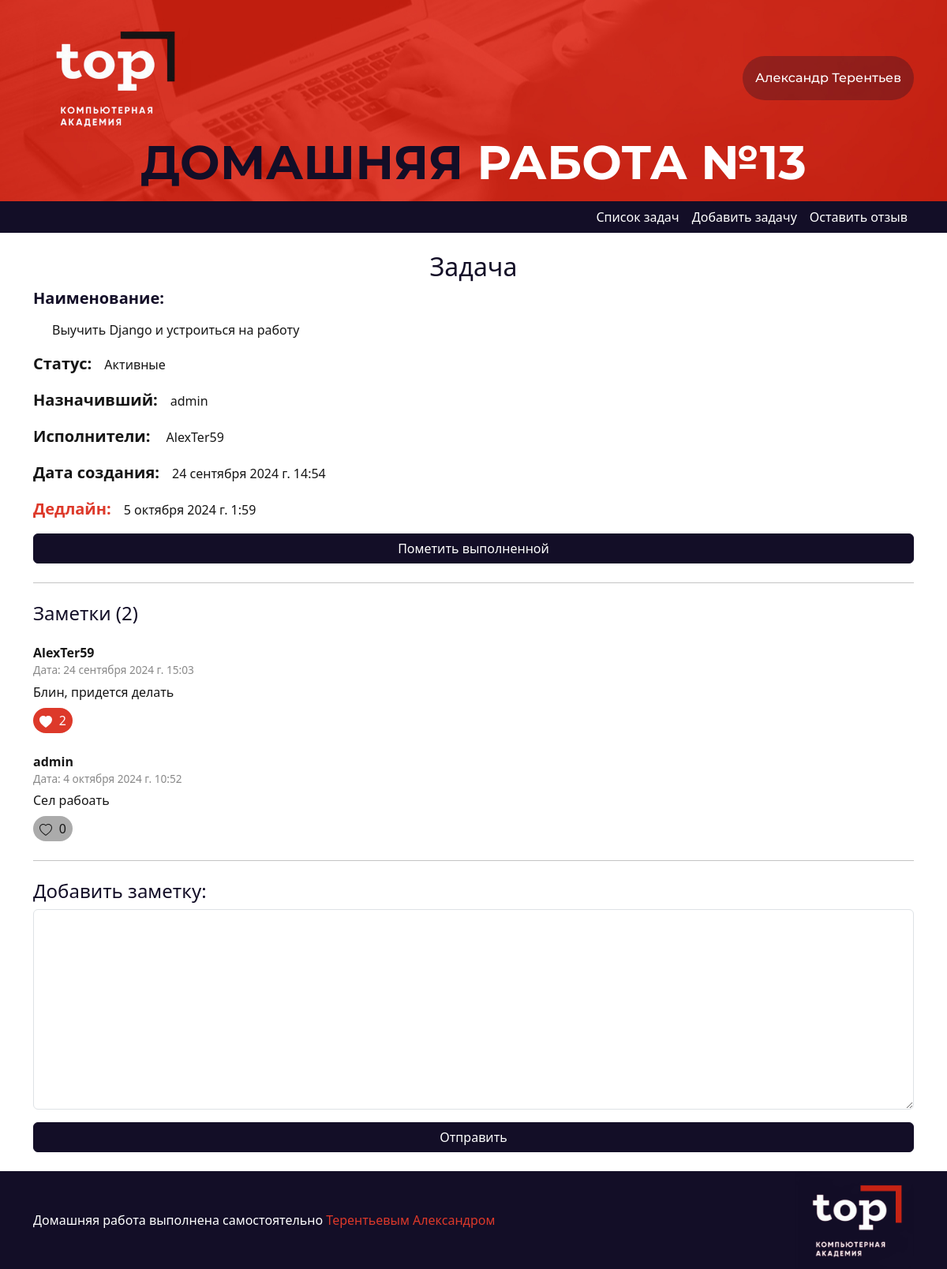
/task/1 (signed in), run on an earlier commit of the app's database.
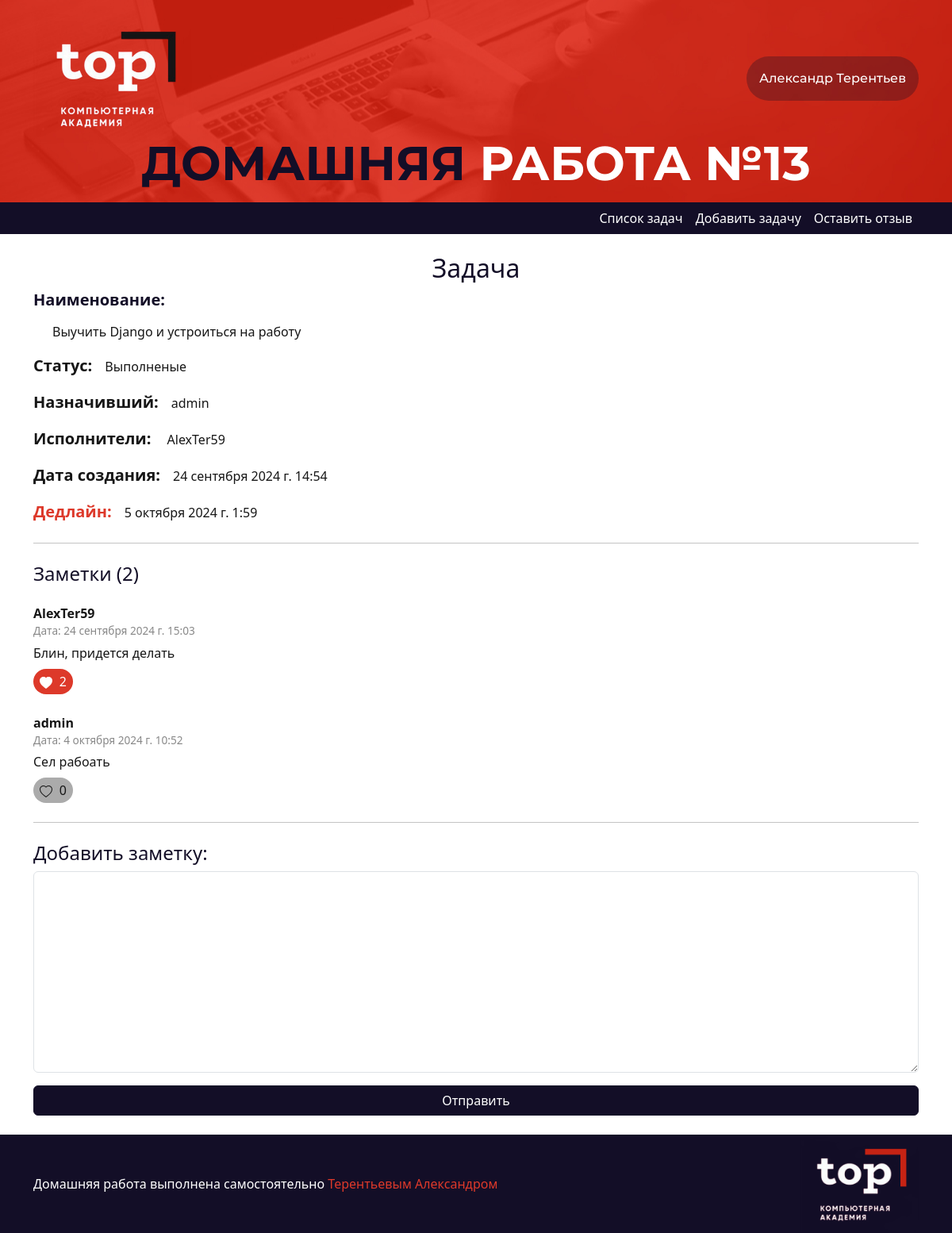
And on a later commit of the database.
### user/models.py (models this page shows)
class Profile(models.Model):
    User = get_user_model()
    user = models.OneToOneField(User,
                                on_delete=models.CASCADE
                                )
    name = models.CharField(max_length=100,
                            null=True,
                            blank=True
                            )
    surname = models.CharField(max_length=100,
                               null=True,
                               blank=True
                               )
    created_at = models.DateTimeField(auto_now_add=True)
    avatar = models.ImageField(upload_to='avatars',
                               null=True,
                               blank=True)
    class Meta:
        verbose_name = 'Профиль'
        verbose_name_plural = 'Профили'
    def __str__(self):
        return self.user.username

### core/models.py (models this page shows, shortened)
class Task(models.Model):
    STATUS_CHOICES = [
        (1, 'Активные'),
        (2, 'Срочные'),
        (3, 'Просроченые'),
        (4, 'Выполненые')
    ]
    status = models.PositiveSmallIntegerField("Статус",
                                              choices=STATUS_CHOICES)
    task = models.TextField(max_length=1024,
                            verbose_name='Задача')
    deadline = models.DateTimeField(default=timezone.now() + timedelta(weeks=1),
                                    verbose_name='Дедлайн')
    created_at = models.DateTimeField(auto_now_add=True,
                                      verbose_name='Дата создания')
    updated_at = models.DateTimeField(auto_now=True,
                                      verbose_name='Дата последнего изменения')
    profile_from = models.ForeignKey(Profile,
                                     related_name='tasks_from',
                                     on_delete=models.CASCADE
                                     )
    class Meta:
        verbose_name = 'Задача'
        verbose_name_plural = 'Задачи'

class TaskNote(models.Model):
    note = models.TextField(max_length=1024, verbose_name='Заметка')
    task = models.ForeignKey(Task,
                             blank=True,
                             null=True,
                             on_delete=models.CASCADE,
                             related_name='task_note',
                             verbose_name='Задача')
    created_at = models.DateTimeField(auto_now_add=True)
    profile = models.ForeignKey(Profile,
                                related_name='profile_notes',
                                on_delete=models.CASCADE,
                                verbose_name='Профиль')
    class Meta:
        verbose_name = 'Заметка'
        verbose_name_plural = 'Заметки'

### core/views.py (the view)
# urls.py: path('task/<int:task_id>', task_detail, name='task_detail'),
@login_required
def task_detail(request, task_id):
    task = Task.objects.get(id=task_id)
    executors = [executor.profile.user for executor in task.task_executor.all()]
    notes = task.task_note.all()
    add_note_form = AddNoteModelForm()
    profile = request.user.profile
    liked_notes_ids = TaskNoteLike.objects.filter(profile=profile, note__in=notes).values_list('note_id', flat=True)
    my_task_notes =[]
    for note in notes:
        likes_count = note.note_likes.count()
        my_task_notes.append({
            'id': note.id,
            'note': note.note,
            'profile': note.profile,
            'created_at': note.created_at,
            'likes_count': likes_count,
            'is_liked': note.id in liked_notes_ids,
        })
    if request.method == 'POST':
        add_note_form = AddNoteModelForm(request.POST)
        if add_note_form.is_valid():
            note = add_note_form.cleaned_data['note']
            TaskNote.objects.create(note=note, task=task, profile=profile)
            return redirect(task_detail, task_id)
    return render(request, 'task_detail.html',
                  {'task': task,
                   'notes': my_task_notes,
                   'add_note_form': add_note_form,
                   'executors': executors
                   })

### core/forms.py (shortened to what this page needs)
class AddNoteModelForm(forms.ModelForm):
    class Meta:
        model = TaskNote
        fields = ['note']
    def __init__(self, *args, **kwargs):
        super(AddNoteModelForm, self).__init__(*args, **kwargs)
        for visible in self.visible_fields():
            visible.field.widget.attrs['class'] = 'form-control'

### templates/task_detail.html (shortened to what this page needs)
{% extends 'base.html' %}
{% block content %}
<div class="container">
    <div class="task_container">
        <h2 class="text-center">Задача</h2>
        <div class="task_info">
            <h5 class="mb-3">Наименование:</h5>
            <p class="px-4">{{task.task}}</p>
            <p><span>Статус:</span>&emsp;{{task.get_status_display}}</p>
            <p><span>Назначивший:</span>&emsp;{{task.profile_from}}</p>
            <p><span>Исполнители:</span>&emsp;
                {% for executor in executors %}
                {{ executor.username }}{% if not forloop.last %}, {% endif %}
                {% endfor %}
            </p>
            <p><span>Дата создания:</span>&emsp;{{task.created_at}}</p>
            <p><span class="danger">Дедлайн:</span>&emsp;{{task.deadline}}</p>
            {% if request.user.profile == task.profile_from %}
            <div class="d-grid mt-3">
                <a href="{% url 'edit_task' task.id %}" class="btn btn-primary">Редактировать задачу</a>
            </div>
            {% else %}
                {% if task.status != 4 %}
                <div class="d-grid mt-3">
                    <a href="{% url 'task_ready' task.id %}" class="btn btn-primary">Пометить выполненной</a>
                </div>
                {% endif %}
            {% endif %}
        </div>
    </div>
    <hr class="my-4">
    <div class="note_container">
        <h4 class="mb-4">Заметки ({{ notes|length }})</h4>
        {% for note in notes %}
        <div class="note mb-4">
            <p class="fw-bolder mb-0">{{ note.profile.user.username }}</p>
            <p class="note-date">Дата: {{ note.created_at }}</p>
            <p class="note-text mb-0">{{ note.note }}</p>
            {% if note.is_liked %}
            <a href="{% url 'note_like' task.id note.id %}">
                <div class="like_container liked d-flex justify-content-between align-items-center px-2 py-1 my-2">
                    <div class="like_icon">
                        <svg xmlns="http://www.w3.org/2000/svg" width="16" height="16" fill="white"
                             class="bi bi-heart-fill" viewBox="0 0 16 16">
                            <path fill-rule="evenodd"
                                  d="M8 1.314C12.438-3.248 23.534 4.735 8 15-7.534 4.736 3.562-3.248 8 1.314"/>
                        </svg>
                    </div>
                    <p class="mb-0 like_counter liked">{{ note.likes_count }}</p>
                </div>
            </a>
            {% else %}
            <a href="{% url 'note_like' task.id note.id %}">
                <div class="like_container d-flex justify-content-between align-items-center px-2 py-1 my-2">
                    <div class="like_icon">
                    </div>
                    <p class="mb-0 like_counter">{{ note.likes_count }}</p>
                </div>
            </a>
            {% endif %}
        </div>
        {% endfor %}
    </div>
    <hr class="my-4">
    <div class="note-form">
        <h4>Добавить заметку:</h4>
        <form action="{% url 'task_detail' task.id %}" method="post">
            {{ add_note_form.note }}
            <div class="d-grid mt-3">
                <button type="submit" class="btn btn-primary">Отправить</button>
            </div>
        </form>
    </div>
</div>
{% endblock content %}

### templates/base.html (shortened to what this page needs)
{% load static %}
<!DOCTYPE html>
<html lang="ru">
<head>
    <link href="https://cdn.jsdelivr.net/npm/bootstrap@5.3.3/dist/css/bootstrap.min.css" rel="stylesheet"
>
    <link rel="stylesheet" href="{% static 'css/base.css' %}">
</head>
<body>
<header class="header_box p-3">
    <div class="container">
        <div class="d-flex justify-content-between flex-row align-items-center">
            <a href="{% url 'tasks' %}"><img src="{% static 'img/Logo_white.png' %}" alt="#" width="200px" class=></a>
            {% if request.user.is_authenticated %}
                <div class="dropdown">
                    <button class="header_btn header_btn_text p-3 d-flex flex-row align-items-center justify-content-center"
                            type="button" id="dropdownMenuButton1" data-bs-toggle="dropdown" aria-expanded="false">
                        {{ request.user.profile.name }} {{ request.user.profile.surname }}
                    </button>
                </div>
            {% endif %}
        </div>
        <div class="d-flex justify-content-center flex-row align-items-center">
            <div class="title_container">
                <h1 class="header_title"><span>Домашняя</span> Работа №13</h1>
            </div>
        </div>
    </div>
</header>
<nav class="d-flex">
    <div class="container">
        <ul class="nav col-12 col-lg-auto me-lg-auto mb-2 justify-content-end mb-md-0">
            <li><a href="{% url 'tasks' %}" class="nav-link px-2">Список задач</a></li>
            <li><a href="{% url 'add_task' %}" class="nav-link px-2">Добавить задачу</a></li>
            <li><a href="{% url 'add_feedback' %}" class="nav-link px-2">Оставить отзыв</a></li>
        </ul>
    </div>
</nav>
<main class="d-flex align-items-center py-4">
    {% block content %}
    {% endblock content %}
</main>
<footer>
    <div class="container">
        <div class="d-flex flex-wrap justify-content-between align-items-center">
            <p class="footer_text mb-0">
                Домашняя работа выполнена самостоятельно <span>Терентьевым Александром</span>
            </p>
            <div class="logo_container">
                <img class="logo_red" src="{% static 'img/Logo_red.png' %}" alt="Logo" width="150px">
            </div>
        </div>
    </div>
</footer>
</body>
</html>

### static/css/base.css (style rules this page uses)
:root { --bg_transparent: #00000000; --content_width: 1000px; --light_text: white; --dark_text: #161616; --dark_blue: #130e27; --font_header_title: "Montserrat Bold"; --font_header_text: "Montserrat Medium"; --font_text: "PTSerif Regular"; --red: #dd392a; --bg_main_color: #efefef; }
* { margin: 0; padding: 0; box-sizing: border-box; color: var(--dark_text); }
h1, h2, h3, h4, h5 { color: var(--dark_blue); }
html, body { height: 100%; }
body { display: flex; flex-direction: column; }
main { flex: 1 0 auto; }
a { text-decoration: none; color: var(--red); }
.header_box { background-color: var(--red); background-image: url(/static/img/bg_header.jpg); background-repeat: no-repeat; background-position: center; background-size: cover; }
.header_btn { height: 100%; min-width: 100px; gap: 10px; border-radius: 50px; background-color: rgba(19, 14, 38, 0.3); transition: 0.2s; }
.dropdown button { border: none; }
.header_btn_text { font-family: var(--font_header_text); font-size: 16px; color: var(--light_text); }
.header_title { font-family: var(--font_header_title); font-size: 60px; line-height: 50px; text-transform: uppercase; color: var(--light_text); }
.header_title span { color: var(--dark_blue); font-family: var(--font_header_title); }
nav, footer { background-color: var(--dark_blue); }
.nav-link { color: var(--light_text); }
.task_info span, .task_info h5 { font-size: 20px; font-weight: bold; }
.danger { color: var(--red); }
.note-date { font-size: 0.85em; color: #888; margin-bottom: 5px; }
.like_container { width: 50px; background-color: #ababab; border-radius: 20px; }
.liked { color: var(--light_text); background-color: var(--red); }
.btn-primary { background-color: var(--dark_blue); border-color: var(--dark_blue); }
.footer_text { color: var(--light_text); }
.footer_text span { color: var(--red); }

What changed in the data, as far as the page shows it:
changed Task "Выучить Django и устроиться на работу": status "Активные" → "Выполненые"
Also different on the page:
text no longer shown: "Пометить выполненной"
